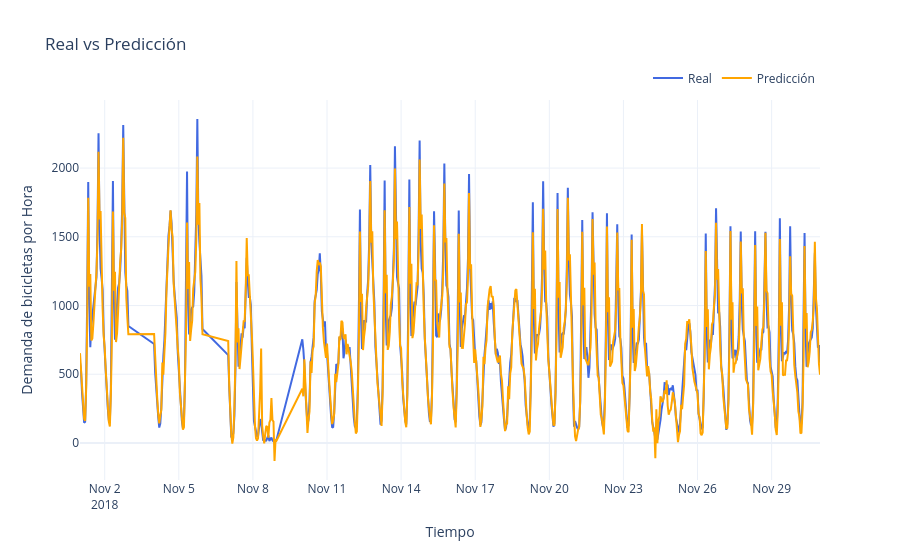

Notebook source saved alongside this figure:
### Markdown cell above
Regresión Lineal (Modelo Base)

### Code cell
# Entrenar modelo Regresion Lineal (Modelo Base)
LR_model = LinearRegression()
LR_model.fit(X_train, y_train)
y_pred_LR_train = LR_model.predict(X_train)
y_pred_LR_test = LR_model.predict(X_test)

# Metricas de evaluacion del modelo
metrics_LR = eval_regression(y_test, y_pred_LR_test, y_train, y_pred_LR_train, times=times_test)

print(metrics_LR)

### Figure 1 — Plotly figure (JSON) as saved in the notebook; plotly's stock layout.template omitted (floating-point values rounded to 4 significant figures; data arrays with more than 128 entries replaced by an {"elided": "..."} marker saying what was removed)
{"data": [{"line": {"color": "royalblue"}, "mode": "lines", "name": "Real", "type": "scatter", "x": {"elided": "648 str values"}, "y": {"elided": "648 int values"}}, {"line": {"color": "orange"}, "mode": "lines", "name": "Predicción", "type": "scatter", "x": {"elided": "648 str values"}, "y": {"elided": "648 float values"}}], "layout": {"legend": {"orientation": "h", "x": 1, "xanchor": "right", "y": 1.02, "yanchor": "bottom"}, "title": {"text": "Real vs Predicción"}, "xaxis": {"title": {"text": "Tiempo"}}, "yaxis": {"title": {"text": "Demanda de bicicletas por Hora"}}}}
